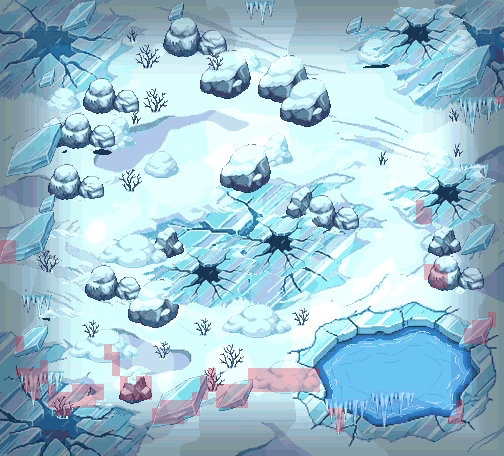

This is a level from a 2D game, rendered from its Tiled map with the project's own tilesets. A one-line summary and the complete map file follow:
An orthogonal 63x57 tile map with 8x8 px tiles, 1 tile layer (collision_8px), 1 image layer.

<map version="1.10" tiledversion="1.10.2" orientation="orthogonal" renderorder="right-down" width="63" height="57" tilewidth="8" tileheight="8" infinite="0" nextlayerid="4" nextobjectid="1">
 <properties>
  <property name="moteur" value="RogueEssence / PMDO" />
  <property name="case_lecture_px" type="int" value="24" />
  <property name="viewport" value="320x240" />
 </properties>
 <tileset firstgid="1" source="brosse_collision.tsx" />
 <imagelayer id="1" name="fond">
  <image source="fond.png" width="504" height="456" />
 </imagelayer>
 <layer id="2" name="collision_8px" width="63" height="57" opacity="0.55">
  <data encoding="csv">
1,1,1,1,1,1,1,1,1,1,1,1,1,1,1,1,1,1,1,1,1,1,1,1,1,1,1,1,1,1,1,1,1,1,1,1,1,1,1,1,1,1,1,1,1,1,1,1,1,1,1,1,1,1,1,1,1,1,1,1,1,1,1,
1,1,1,1,1,1,1,1,1,1,1,1,1,1,1,1,1,1,1,1,1,1,1,1,1,1,1,1,1,1,1,1,1,1,1,1,1,1,1,1,1,1,1,1,1,1,1,1,1,1,1,1,1,1,1,1,1,1,1,1,1,1,1,
1,1,1,1,1,1,1,1,1,1,1,1,1,1,1,1,1,1,1,1,1,1,1,1,1,1,1,1,1,1,1,1,1,1,1,1,1,1,1,1,1,1,1,1,1,1,1,1,1,1,1,1,1,1,1,1,1,1,1,1,1,1,1,
1,1,1,1,1,1,1,1,1,1,1,1,1,1,1,1,1,1,1,1,1,1,1,1,1,1,1,1,1,1,1,1,1,1,1,1,1,1,1,1,1,1,1,1,1,1,1,1,1,1,1,1,1,1,1,1,1,1,1,1,1,1,1,
1,1,1,1,1,1,1,1,1,1,1,1,1,1,1,1,1,1,1,1,1,1,1,1,1,1,1,1,1,1,1,1,1,1,1,1,1,1,1,1,1,1,1,1,1,1,1,1,1,1,1,1,1,1,1,1,1,1,1,1,1,1,1,
1,1,1,1,1,1,1,1,1,1,1,1,1,1,1,1,1,1,1,1,1,1,1,1,1,1,1,1,1,1,1,1,1,1,1,1,1,1,1,1,1,1,1,1,1,1,1,1,1,1,1,1,1,1,1,1,1,1,1,1,1,1,1,
1,1,1,1,1,1,1,1,1,1,1,1,1,1,1,1,1,1,1,1,1,1,1,1,1,1,1,1,1,1,1,1,1,1,1,1,1,1,1,1,1,1,1,1,1,1,1,1,1,1,1,1,1,1,1,1,1,1,1,1,1,1,1,
1,1,1,1,1,1,1,1,1,1,1,1,1,1,1,1,1,1,1,1,1,1,1,1,1,1,1,1,1,1,1,1,1,1,1,1,1,1,1,1,1,1,1,1,1,1,1,1,1,1,1,1,1,1,1,1,1,1,1,1,1,1,1,
1,1,1,1,1,1,1,1,1,1,1,1,1,1,1,1,1,1,1,1,1,1,1,1,1,1,1,1,1,1,1,1,1,1,1,1,1,1,1,1,1,1,1,1,1,1,1,1,1,1,1,1,1,1,1,1,1,1,1,1,1,1,1,
1,1,1,1,1,1,1,1,1,1,1,1,1,1,1,1,1,1,1,1,1,1,1,1,1,1,1,1,1,1,1,1,1,1,1,1,1,1,1,1,1,1,1,1,1,1,1,1,1,1,1,1,1,1,1,1,1,1,1,1,1,1,1,
1,1,1,1,1,1,1,1,1,1,1,1,1,1,1,1,1,1,1,1,1,1,1,1,1,1,1,1,1,1,1,1,1,1,1,1,1,1,1,1,1,1,1,1,1,1,1,1,1,1,1,1,1,1,1,1,1,1,1,1,1,1,1,
1,1,1,1,1,1,1,1,1,1,1,1,1,1,1,1,1,1,1,1,1,1,1,1,1,1,1,1,1,1,1,1,1,1,1,1,1,1,1,1,1,1,1,1,1,1,1,1,1,1,1,1,1,1,1,1,1,1,1,1,1,1,1,
1,1,1,1,1,1,1,1,1,1,1,1,1,1,1,1,1,1,1,1,1,1,1,1,1,1,1,1,1,1,1,1,1,1,1,1,1,1,1,1,1,1,1,1,1,1,1,1,1,1,1,1,1,1,1,1,1,1,1,1,1,1,2,
1,1,1,1,1,1,1,1,1,1,1,1,1,1,1,1,1,1,1,1,1,1,1,1,1,1,1,1,1,1,1,1,1,1,1,1,1,1,1,1,1,1,1,1,1,1,1,1,1,1,1,1,1,1,1,1,1,1,1,1,1,1,1,
1,1,1,1,1,1,1,1,1,1,1,1,1,1,1,1,1,1,1,1,1,1,1,1,1,1,1,1,1,1,1,1,1,1,1,1,1,1,1,1,1,1,1,1,1,1,1,1,1,1,1,1,1,1,1,1,1,1,1,1,1,1,1,
1,1,1,1,1,1,1,1,1,1,1,1,1,1,1,1,1,1,1,1,1,1,1,1,1,1,1,1,1,1,1,1,1,1,1,1,1,1,1,1,1,1,1,1,1,1,1,1,1,1,1,1,1,1,1,1,1,1,1,1,1,1,1,
1,1,1,1,1,1,1,1,1,1,1,1,1,1,1,1,1,1,1,1,1,1,1,1,1,1,1,1,1,1,1,1,1,1,1,1,1,1,1,1,1,1,1,1,1,1,1,1,1,1,1,1,1,1,1,1,1,1,1,1,1,1,1,
1,1,1,1,1,1,1,1,1,1,1,1,1,1,1,1,1,1,1,1,1,1,1,1,1,1,1,1,1,1,1,1,1,1,1,1,1,1,1,1,1,1,1,1,1,1,1,1,1,1,1,1,1,1,1,1,1,1,1,1,1,1,1,
1,1,1,1,1,1,1,1,1,1,1,1,1,1,1,1,1,1,1,1,1,1,1,1,1,1,1,1,1,1,1,1,1,1,1,1,1,1,1,1,1,1,1,1,1,1,1,1,1,1,1,1,1,1,1,1,1,1,1,1,1,1,1,
1,1,1,1,1,1,1,1,1,1,1,1,1,1,1,1,1,1,1,1,1,1,1,1,1,1,1,1,1,1,1,1,1,1,1,1,1,1,1,1,1,1,1,1,1,1,1,1,1,1,1,1,1,1,1,1,1,1,1,1,1,1,1,
1,1,1,1,1,1,1,1,1,1,1,1,1,1,1,1,1,1,1,1,1,1,1,1,1,1,1,1,1,1,1,1,1,1,1,1,1,1,1,1,1,1,1,1,1,1,1,1,1,1,1,1,1,1,1,1,1,1,1,1,1,1,1,
1,1,1,1,1,1,1,1,1,1,1,1,1,1,1,1,1,1,1,1,1,1,1,1,1,1,1,1,1,1,1,1,1,1,1,1,1,1,1,1,1,1,1,1,1,1,1,1,1,1,1,1,1,1,1,1,1,1,1,1,1,1,1,
1,1,1,1,1,1,1,1,1,1,1,1,1,1,1,1,1,1,1,1,1,1,1,1,1,1,1,1,1,1,1,1,1,1,1,1,1,1,1,1,1,1,1,1,1,1,1,1,1,1,1,1,1,1,1,1,1,1,1,1,1,1,1,
1,1,1,1,1,1,1,1,1,1,1,1,1,1,1,1,1,1,1,1,1,1,1,1,1,1,1,1,1,1,1,1,1,1,1,1,1,1,1,1,1,1,1,1,1,1,1,1,1,1,1,1,1,1,1,1,1,1,1,1,1,1,1,
1,1,1,1,1,1,1,1,1,1,1,1,1,1,1,1,1,1,1,1,1,1,1,1,1,1,1,1,1,1,1,1,1,1,1,1,1,1,1,1,1,1,1,1,1,1,1,1,1,1,1,1,1,1,1,1,1,1,1,1,1,1,1,
1,1,1,1,1,1,1,1,1,1,1,1,1,1,1,1,1,1,1,1,1,1,1,1,1,1,1,1,1,1,1,1,1,1,1,1,1,1,1,1,1,1,1,1,1,1,1,1,1,1,1,1,2,1,1,1,1,1,1,1,1,1,1,
1,1,1,1,1,1,1,1,1,1,1,1,1,1,1,1,1,1,1,1,1,1,1,1,1,1,1,1,1,1,1,1,1,1,1,1,1,1,1,1,1,1,1,1,1,1,1,1,1,1,1,1,2,2,1,1,1,1,1,1,1,1,1,
1,1,1,1,1,1,1,1,1,1,1,1,1,1,1,1,1,1,1,1,1,1,1,1,1,1,1,1,1,1,1,1,1,1,1,1,1,1,1,1,1,1,1,1,1,1,1,1,1,1,1,1,2,2,1,1,1,1,1,1,1,1,1,
1,1,1,1,1,1,1,1,1,1,1,1,1,1,1,1,1,1,1,1,1,1,1,1,1,1,1,1,1,1,1,1,1,1,1,1,1,1,1,1,1,1,1,1,1,1,1,1,1,1,1,1,1,1,1,1,1,1,1,1,1,1,1,
1,1,1,1,1,1,1,1,1,1,1,1,1,1,1,1,1,1,1,1,1,1,1,1,1,1,1,1,1,1,1,1,1,1,1,1,1,1,1,1,1,1,1,1,1,1,1,1,1,1,1,1,1,1,1,1,1,1,1,1,1,1,1,
2,2,1,1,1,1,1,1,1,1,1,1,1,1,1,1,1,1,1,1,1,1,1,1,1,1,1,1,1,1,1,1,1,1,1,1,1,1,1,1,1,1,1,1,1,1,1,1,1,1,1,1,1,1,1,1,1,1,1,1,1,1,1,
2,2,1,1,1,1,1,1,1,1,1,1,1,1,1,1,1,1,1,1,1,1,1,1,1,1,1,1,1,1,1,1,1,1,1,1,1,1,1,1,1,1,1,1,1,1,1,1,1,1,1,1,1,1,1,1,1,1,1,1,1,1,1,
2,2,1,1,1,1,1,1,1,1,1,1,1,1,1,1,1,1,1,1,1,1,1,1,1,1,1,1,1,1,1,1,1,1,1,1,1,1,1,1,1,1,1,1,1,1,1,1,1,1,1,1,1,1,1,1,1,1,1,1,1,1,1,
1,1,1,1,1,1,1,1,1,1,1,1,1,1,1,1,1,1,1,1,1,1,1,1,1,1,1,1,1,1,1,1,1,1,1,1,1,1,1,1,1,1,1,1,1,1,1,1,1,1,1,1,1,2,2,1,1,1,1,1,1,1,1,
1,1,1,1,1,1,1,1,1,1,1,1,1,1,1,1,1,1,1,1,1,1,1,1,1,1,1,1,1,1,1,1,1,1,1,1,1,1,1,1,1,1,1,1,1,1,1,1,1,1,1,1,1,2,2,2,1,1,1,1,1,1,1,
1,1,1,1,1,1,1,1,1,1,1,1,1,1,1,1,1,1,1,1,1,1,1,1,1,1,1,1,1,1,1,1,1,1,1,1,1,1,1,1,1,1,1,1,1,1,1,1,1,1,1,1,1,1,2,2,1,1,1,1,1,1,1,
1,1,1,1,1,1,1,1,1,1,1,1,1,1,1,1,1,1,1,1,1,1,1,1,1,1,1,1,1,1,1,1,1,1,1,1,1,1,1,1,1,1,1,1,1,1,1,1,1,1,1,1,1,1,1,1,1,1,1,1,1,1,1,
1,1,1,1,1,1,1,1,1,1,1,1,1,1,1,1,1,1,1,1,1,1,1,1,1,1,1,1,1,1,1,1,1,1,1,1,1,1,1,1,1,1,1,1,1,1,1,1,1,1,1,1,1,1,1,1,1,1,1,1,1,1,1,
1,1,1,1,1,1,1,1,1,1,1,1,1,1,1,1,1,1,1,1,1,1,1,1,1,1,1,1,1,1,1,1,1,1,1,1,1,1,1,1,1,1,1,1,1,1,1,1,1,1,1,1,1,1,1,1,1,1,1,1,1,1,1,
1,1,1,1,1,1,1,1,1,1,1,1,1,1,1,1,1,1,1,1,1,1,1,1,1,1,1,1,1,1,1,1,1,1,1,1,1,1,1,1,1,1,1,1,1,1,1,1,1,1,1,1,1,1,1,1,1,1,1,1,1,2,1,
1,1,1,1,1,1,1,1,1,1,1,1,1,1,1,1,1,1,1,1,1,1,1,1,1,1,1,1,1,1,1,1,1,1,1,1,1,1,1,1,1,1,1,1,1,1,1,1,1,1,1,1,1,1,1,1,1,1,1,2,2,2,1,
1,1,1,1,1,1,1,1,1,1,1,1,1,1,1,1,1,1,1,1,1,1,1,1,1,1,1,1,1,1,1,1,1,1,1,1,1,1,1,1,1,1,1,1,1,1,1,1,1,1,3,3,3,3,3,1,1,1,2,2,2,1,1,
1,1,2,1,1,1,1,1,1,1,1,1,1,1,1,1,1,1,1,1,1,1,1,1,1,1,1,1,1,1,1,1,1,1,1,1,1,1,1,1,1,1,1,1,3,3,3,3,3,3,3,3,3,3,3,3,1,1,2,2,2,1,1,
1,1,2,1,1,1,1,1,1,1,1,1,1,2,1,1,1,1,1,1,1,1,1,1,1,1,1,1,1,1,1,1,1,1,1,1,1,1,1,1,1,1,3,3,3,3,3,3,3,3,3,3,3,3,3,3,3,3,1,1,1,1,1,
1,1,1,1,1,1,1,1,1,1,1,1,1,2,2,1,1,1,1,1,1,1,1,1,1,1,1,1,1,1,1,1,1,1,1,1,1,1,1,1,1,3,3,3,3,3,3,3,3,3,3,3,3,3,3,3,3,3,3,1,1,1,1,
1,1,1,1,1,2,1,1,1,1,1,1,1,1,2,1,1,1,1,1,1,1,1,1,1,1,1,1,1,1,1,1,1,1,1,1,1,1,1,1,3,3,3,3,3,3,3,3,3,3,3,3,3,3,3,3,3,3,3,1,1,1,1,
1,1,2,2,2,2,1,1,1,1,1,1,1,1,2,1,1,1,1,1,1,1,1,1,1,1,2,1,1,1,1,2,2,2,2,2,2,2,2,2,3,3,3,3,3,3,3,3,3,3,3,3,3,3,3,3,3,3,3,1,1,1,1,
1,1,1,2,2,2,1,1,1,1,1,1,1,1,1,2,1,2,2,1,1,1,1,1,1,2,2,1,1,1,1,2,2,2,2,2,2,2,2,2,3,3,3,3,3,3,3,3,3,3,3,3,3,3,3,3,3,3,3,1,1,1,1,
1,1,1,2,2,1,2,1,1,2,2,2,2,1,1,2,2,2,2,1,1,1,1,1,1,2,2,2,2,2,2,2,2,2,2,2,2,2,2,2,1,3,3,3,3,3,3,3,3,3,3,3,3,3,3,3,3,3,1,1,1,1,1,
1,1,1,1,2,1,2,2,2,2,2,2,2,1,1,2,2,2,2,1,1,1,1,1,2,2,1,2,2,2,2,1,1,1,1,1,1,1,1,1,1,3,3,3,3,3,3,3,3,3,3,3,3,3,3,3,3,1,1,1,1,1,1,
1,1,1,1,1,1,2,2,2,2,2,2,1,1,1,1,1,1,1,1,2,2,2,2,2,1,1,2,2,2,2,1,1,1,1,1,1,1,1,1,1,3,3,3,3,3,3,3,3,3,3,3,3,3,3,3,3,2,1,1,1,1,1,
1,1,1,1,1,1,1,2,2,1,1,1,1,1,1,1,1,1,1,2,2,2,2,2,2,1,1,1,1,1,1,1,1,1,1,1,1,1,1,1,1,2,2,1,3,3,3,3,3,3,3,3,3,3,3,3,3,2,1,1,1,1,1,
1,1,1,1,1,1,1,1,1,1,1,1,1,1,1,1,1,1,1,2,2,2,2,1,1,1,1,1,1,1,1,1,1,1,1,1,1,1,1,1,1,1,2,1,1,1,3,3,3,3,3,1,1,1,1,1,2,2,1,1,1,1,1,
1,1,1,1,1,1,1,1,1,1,1,1,1,1,1,1,1,1,1,1,1,1,1,1,1,1,1,1,1,1,1,1,1,1,1,1,1,1,1,1,1,1,2,1,1,1,1,1,1,1,1,1,1,1,1,1,1,1,1,1,1,1,1,
1,1,1,1,1,1,1,1,1,1,1,1,1,1,1,1,1,1,1,1,1,1,1,1,1,1,1,1,1,1,1,1,1,1,1,1,1,1,1,1,1,1,1,1,1,1,1,1,1,1,1,1,1,1,1,1,1,1,1,1,1,1,1,
1,1,1,1,1,1,1,1,1,1,1,1,1,1,1,1,1,1,1,1,1,1,1,1,1,1,1,1,1,1,1,1,1,1,1,1,1,1,1,1,1,1,1,1,1,1,1,1,1,1,1,1,1,1,1,1,1,1,1,1,1,1,1,
1,1,1,1,1,1,1,1,1,1,1,1,1,1,1,1,1,1,1,1,1,1,1,1,1,1,1,1,1,1,1,1,1,1,1,1,1,1,1,1,1,1,1,1,1,1,1,1,1,1,1,1,1,1,1,1,1,1,1,1,1,1,1
  </data>
 </layer>
</map>
